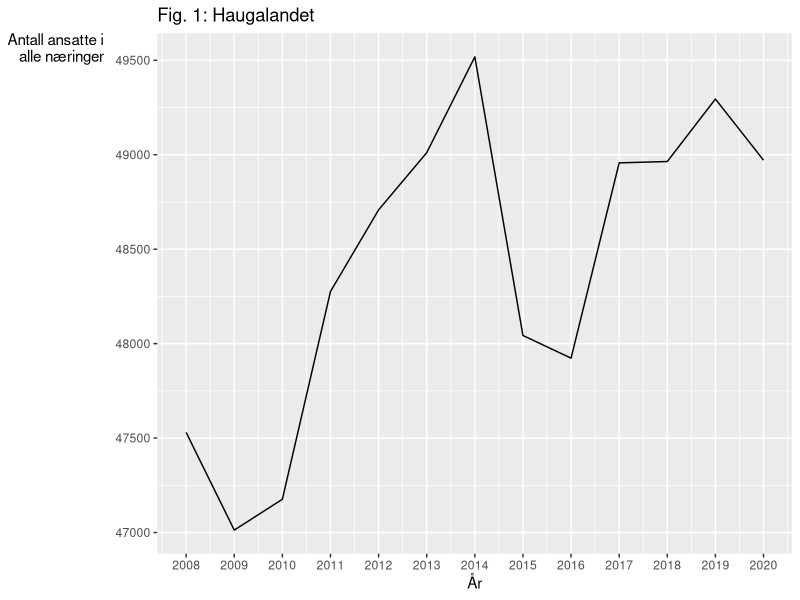
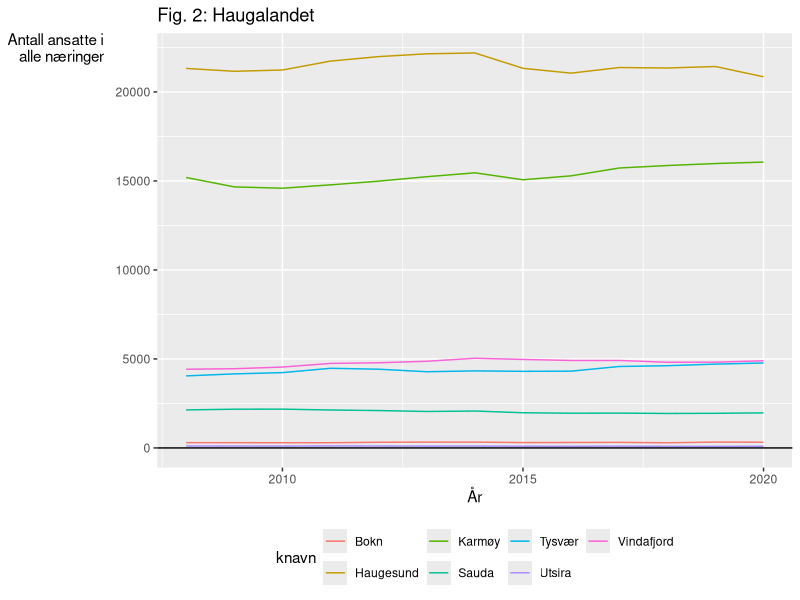
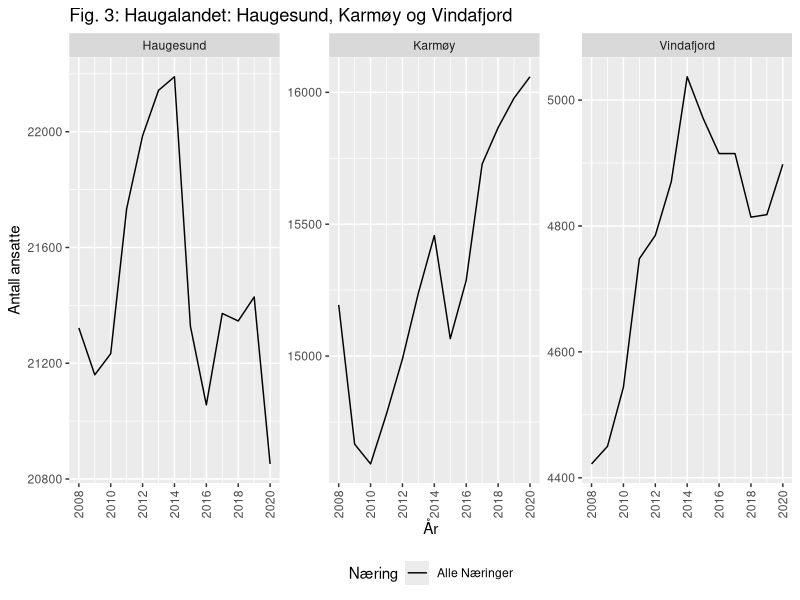
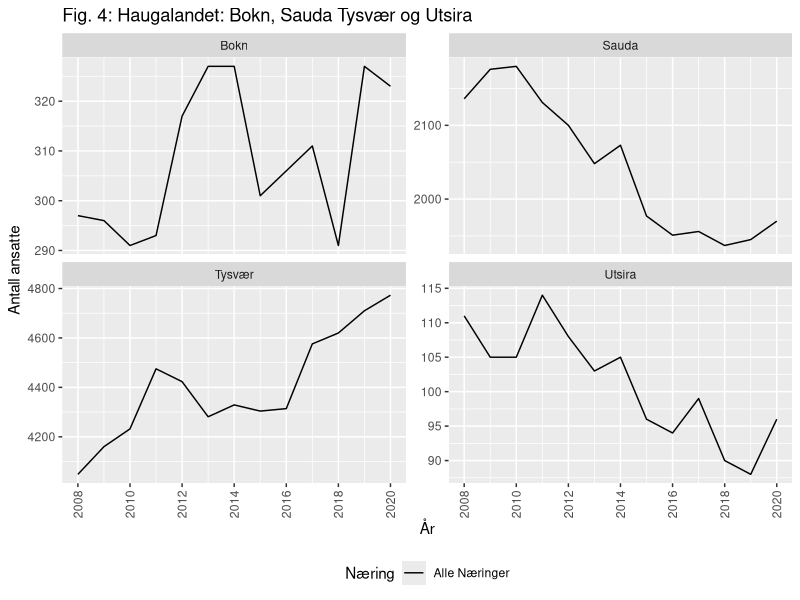
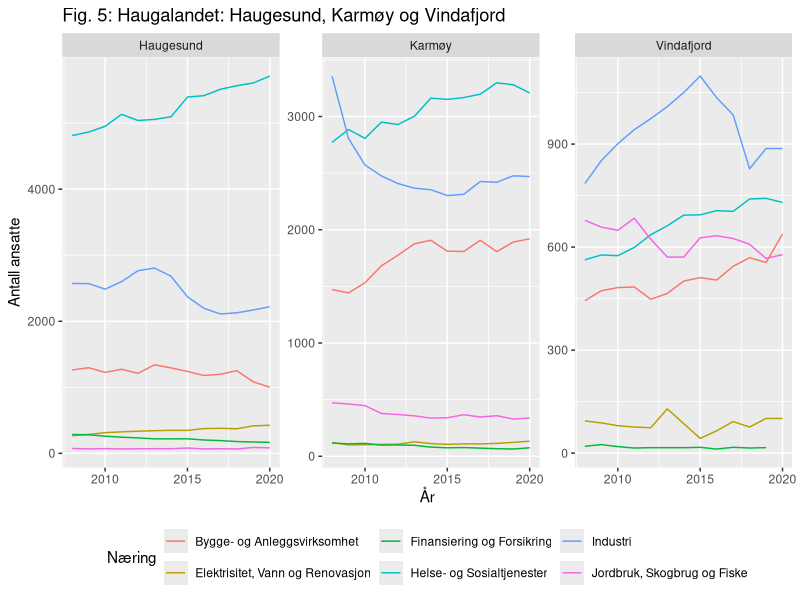
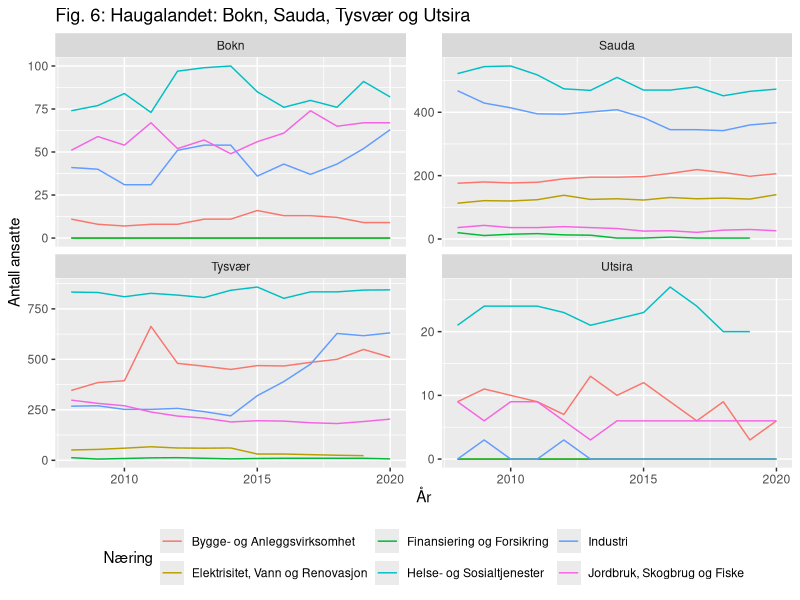
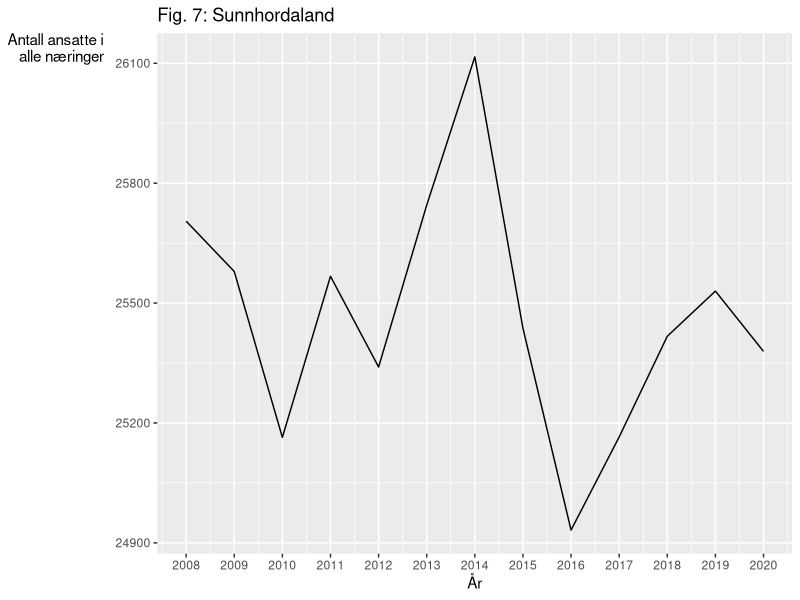
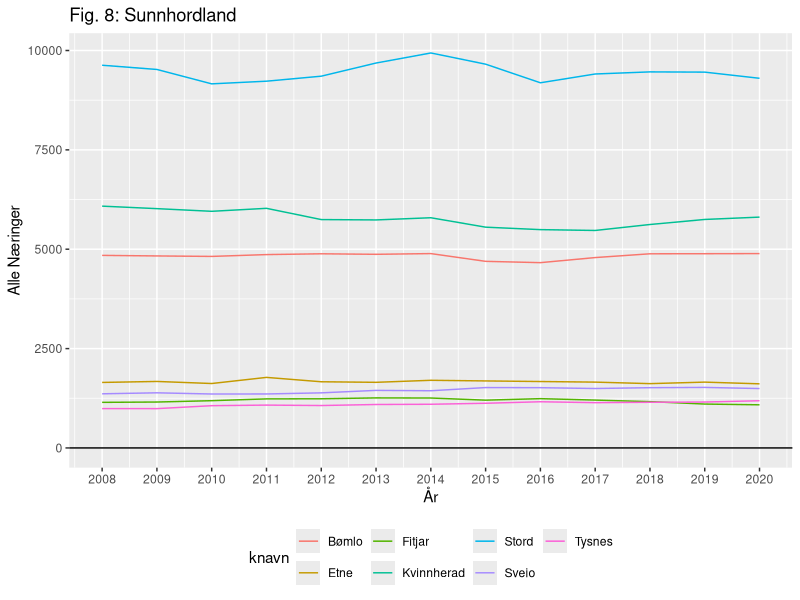

These charts were generated, in order, by the following R code:
## ---- chunk 1
suppressPackageStartupMessages({
  library(readr)
  library(ggplot2)
  library(knitr)
  library(viridis)
  library(tidyverse)
  })
knitr::opts_chunk$set(echo=FALSE, include = TRUE)
## ---- chunk 2
syssel_arb <- read_csv("Data/syssel_arb.csv", show_col_types = FALSE)
hld_arb <- read_csv("Data/hld_arb.csv", show_col_types = FALSE)
sun_arb <- read_csv("Data/sun_arb.csv", show_col_types = FALSE)
har_arb <- read_csv("Data/har_arb.csv", show_col_types = FALSE)
syssel_bos <- read_csv("Data/syssel_bos.csv", show_col_types = FALSE)
hld_bos <- read_csv("Data/hld_bos.csv", show_col_types = FALSE)
sun_bos <- read_csv("Data/sun_bos.csv", show_col_types = FALSE)
har_bos <- read_csv("Data/har_bos.csv", show_col_types = FALSE)
Pendling <- read_csv("Data/Pendling.csv", show_col_types = FALSE)
hgl_Pendling <- read_csv("Data/hgl_Pendling.csv", show_col_types = FALSE)
sun_Pendling <- read_csv("Data/sun_Pendling.csv", show_col_types = FALSE)
## ---- chunk 3
hld_arb %>% 
  ggplot(mapping = aes(x = År, y = `Alle Næringer`)) +
  geom_line() +
  labs(title = "Fig. 1: Haugalandet")+
  ylab("Antall ansatte i  \n alle næringer") +
  theme(axis.title.y = element_text(angle=0))+
  scale_x_continuous(breaks = seq(2008, 2020, by = 1))
## ---- chunk 4
syssel_arb %>% 
  filter(knr %in% c(1106, 1135, 1145, 1146, 1149, 1151, 1160)) %>% 
  ggplot(mapping = aes(x = as.Date(paste0(aar, "-01-01")), y = `Alle Næringer`, (angle=0))) +
  scale_fill_distiller(palette = "Dark2") +
  geom_line(aes(group = knavn, colour = knavn)) +
  scale_size_manual(values = c(seq(2.0, 2, by = -0.1))) +
  geom_hline(yintercept = 0) +
  labs(title = "Fig. 2: Haugalandet", x = "År", y = "Antall ansatte i  \n alle næringer") +
  theme(axis.title.y = element_text(angle=0))+
  theme(legend.position = 'bottom')
## ---- chunk 5
hld_arb_long <- syssel_arb %>%
  pivot_longer(
    cols = `Alle Næringer`:Uoppgitt,
    names_to = "Næring",
    values_to = "Ansatte")
## ---- chunk 6
hld_arb_long %>% 
  filter(knavn %in% c("Haugesund", "Karmøy", "Vindafjord")) %>% 
  filter(Næring %in% "Alle Næringer") %>% 
  ggplot(mapping = aes(x = aar, y = Ansatte)) +
  scale_color_viridis(discrete = TRUE, option = "A") +
  labs(title = "Fig. 3: Haugalandet: Haugesund, Karmøy og Vindafjord", x = "År", y = "Antall ansatte") +
  geom_line(mapping = aes(group = Næring, colour = Næring)) +
  facet_wrap(facets = ~ knavn, scales = "free_y", ncol = 3) +
  theme(legend.position = 'bottom') + 
  scale_x_continuous(breaks = seq(2008, 2020, by = 2)) + 
  theme(axis.text.x = element_text(angle = 90, vjust = 0.5, hjust=1))
## ---- chunk 7
hld_arb_long %>% 
  filter(knavn %in% c("Bokn", "Sauda", "Tysvær", "Utsira")) %>% 
  filter(Næring %in% "Alle Næringer") %>% 
  ggplot(mapping = aes(x = aar, y = Ansatte)) +
  scale_color_viridis(discrete = TRUE, option = "A") +
  labs(title = "Fig. 4: Haugalandet: Bokn, Sauda Tysvær og Utsira", x = "År", y = "Antall ansatte") +
  geom_line(mapping = aes(group = Næring, colour = Næring)) +
  facet_wrap(facets = ~ knavn, scales = "free_y", ncol = 2) +
  theme(legend.position = 'bottom') + 
  scale_x_continuous(breaks = seq(2008, 2020, by = 2)) + 
  theme(axis.text.x = element_text(angle = 90, vjust = 0.5, hjust=1))
## ---- chunk 8
hld_arb_long %>% 
  filter(knavn %in% c("Haugesund", "Karmøy", "Vindafjord")) %>% 
  filter(Næring %in% c("Industri", "Helse- og Sosialtjenester", "Finansiering og Forsikring", "Elektrisitet, Vann og Renovasjon", "Bygge- og Anleggsvirksomhet", "Jordbruk, Skogbrug og Fiske")) %>% 
  ggplot(mapping = aes(x = as.Date(paste0(aar, "-01-01")), y = Ansatte)) +
  scale_fill_distiller(palette = "Dark2") +
  labs(title = "Fig. 5: Haugalandet: Haugesund, Karmøy og Vindafjord", x = "År", y = "Antall ansatte") +
  geom_line(mapping = aes(group = Næring, colour = Næring)) +
  facet_wrap(facets = ~ knavn, scales = "free_y", ncol = 3) +
  theme(legend.position = 'bottom')
## ---- chunk 9
hld_arb_long %>% 
  filter(knavn %in% c("Bokn", "Sauda", "Tysvær", "Utsira")) %>% 
  filter(Næring %in% c("Industri", "Helse- og Sosialtjenester", "Finansiering og Forsikring", "Elektrisitet, Vann og Renovasjon", "Bygge- og Anleggsvirksomhet", "Jordbruk, Skogbrug og Fiske")) %>% 
  ggplot(mapping = aes(x = as.Date(paste0(aar, "-01-01")), y = Ansatte)) +
  scale_fill_distiller(palette = "Dark2") +
  labs(title = "Fig. 6: Haugalandet: Bokn, Sauda, Tysvær og Utsira", x = "År", y = "Antall ansatte") +
  geom_line(mapping = aes(group = Næring, colour = Næring)) +
  facet_wrap(facets = ~ knavn, scales = "free_y", ncol = 2) +
  theme(legend.position = 'bottom')
## ---- chunk 10
sun_arb %>% 
  ggplot(mapping = aes(x = År, y = `Alle Næringer`)) +
  geom_line() +
  labs(title = "Fig. 7: Sunnhordaland", x = "År", y = "Antall ansatte i  \n alle næringer") +
  theme(axis.title.y = element_text(angle=0))+ 
  scale_x_continuous(breaks = seq(2008, 2020, by = 1))
## ---- chunk 11
syssel_arb %>% 
  filter(knr %in% c(4611, 4612, 4613, 4614, 4615, 4616, 4617)) %>% 
  ggplot(mapping = aes(x = aar, y = `Alle Næringer`)) +
  scale_fill_distiller(palette = "Dark2") +
  geom_line(aes(group = knavn, colour = knavn)) +
  scale_size_manual(values = c(seq(2.0, 2, by = -0.1))) +
  geom_hline(yintercept = 0) +
  scale_x_continuous(breaks = seq(2008, 2020, by = 1)) +
   labs(title = "Fig. 8: Sunnhordland", x = "År") +
  theme(legend.position = 'bottom')
## ---- chunk 12
sun_arb_long <- syssel_arb %>%
  pivot_longer(
    cols = `Alle Næringer`:Uoppgitt,
    names_to = "Næring",
    values_to = "Ansatte")
## ---- chunk 13
sun_arb_long %>% 
  filter(knavn %in% c("Bømlo", "Kvinnherad", "Stord")) %>% 
  filter(Næring %in% "Alle Næringer") %>% 
  ggplot(mapping = aes(x = aar, y = Ansatte)) +
  scale_color_viridis(discrete = TRUE, option = "A") +
  labs(title = "Fig. 9: Sunnhordland: Bømlo, Kvinnherad og Stord", x = "År", y = "Antall ansatte") +
  geom_line(mapping = aes(group = Næring, colour = Næring)) +
  facet_wrap(facets = ~ knavn, scales = "free_y", ncol = 3) +
  theme(legend.position = 'bottom') + 
  scale_x_continuous(breaks = seq(2008, 2020, by = 2)) + 
  theme(axis.text.x = element_text(angle = 90, vjust = 0.5, hjust=1))
## ---- chunk 14
sun_arb_long %>% 
  filter(knavn %in% c("Etne", "Fitjar", "Sveio", "Tysnes")) %>% 
  filter(Næring %in% "Alle Næringer") %>% 
  ggplot(mapping = aes(x = aar, y = Ansatte)) +
  scale_color_viridis(discrete = TRUE, option = "A") +
  labs(title = "Fig. 10: Sunnhordland: Etne, Fithar, Sveio og Tysnes", x = "År", y = "Antall ansatte") +
  geom_line(mapping = aes(group = Næring, colour = Næring)) +
  facet_wrap(facets = ~ knavn, scales = "free_y", ncol = 2) +
  theme(legend.position = 'bottom') + 
  scale_x_continuous(breaks = seq(2008, 2020, by = 2)) + 
  theme(axis.text.x = element_text(angle = 90, vjust = 0.5, hjust=1))
## ---- chunk 15
sun_arb_long %>% 
  filter(knavn %in% c("Bømlo", "Stord", "Kvinnherad")) %>% 
  filter(Næring %in% c("Industri", "Helse- og Sosialtjenester", "Finansiering og Forsikring", "Elektrisitet, Vann og Renovasjon", "Bygge- og Anleggsvirksomhet", "Jordbruk, Skogbrug og Fiske")) %>% 
  ggplot(mapping = aes(x = aar, y = Ansatte)) +
  scale_fill_distiller(palette = "Dark2") +
  labs(title = "Fig. 11: Sunnhordland: Bømlo, Kvinnherad og Stord", x = "År", y = "Antall ansatte") +
  geom_line(mapping = aes(group = Næring, colour = Næring)) +
  facet_wrap(facets = ~ knavn, scales = "free_y", ncol = 3) +
  theme(legend.position = 'bottom') + 
  scale_x_continuous(breaks = seq(2008, 2020, by = 2)) + 
  theme(axis.text.x = element_text(angle = 90, vjust = 0.5, hjust=1))
## ---- chunk 16
sun_arb_long %>% 
  filter(knavn %in% c("Etne", "Sveio", "Fitjar", "Tysnes")) %>% 
  filter(Næring %in% c("Industri", "Helse- og Sosialtjenester", "Finansiering og Forsikring", "Elektrisitet, Vann og Renovasjon", "Bygge- og Anleggsvirksomhet", "Jordbruk, Skogbrug og Fiske")) %>% 
  ggplot(mapping = aes(x = as.Date(paste0(aar, "-01-01")), y = Ansatte)) +
  scale_fill_distiller(palette = "Dark2") +
  labs(title = "Fig. 12: Sunnhordland: Etne, Fitjar, Sveio og Tysnes", x = "År", y = "Antall ansatte") +
  geom_line(mapping = aes(group = Næring, colour = Næring)) +
  facet_wrap(facets = ~ knavn, scales = "free_y", ncol = 2) +
  theme(legend.position = 'bottom')
## ---- chunk 17
har_arb %>% 
  ggplot(mapping = aes(x = År, y = `Alle Næringer`)) +
  geom_line() +
  labs(title = "Fig. 13: Hardanger", y= "Alle Næringer") + 
  scale_x_continuous(breaks = seq(2008, 2020, by = 2))
## ---- chunk 18
syssel_arb %>% 
  filter(knr %in% c(4618, 1228)) %>% 
  ggplot(mapping = aes(x = aar, y = `Alle Næringer`)) +
  scale_fill_distiller(palette = "Dark2") +
  geom_line(aes(group = knavn, colour = knavn)) +
  scale_color_manual(values=c('#111111','#054987')) +
  scale_size_manual(values = c(seq(2.0, 2, by = -0.1))) +
  geom_hline(yintercept = 0) +
  scale_x_continuous(breaks = seq(2008, 2020, by = 1)) +
   labs(title = "Fig. 14: Hardanger", x = "År") +
  theme(legend.position = 'bottom')
## ---- chunk 19
har_arb_long <- syssel_arb %>%
  pivot_longer(
    cols = `Alle Næringer`:Uoppgitt,
    names_to = "Næring",
    values_to = "Ansatte")
## ---- chunk 20
har_arb_long %>% 
  filter(knavn %in% c("Odda", "Ullensvang")) %>% 
  filter(Næring %in% "Alle Næringer") %>% 
  ggplot(mapping = aes(x = as.Date(paste0(aar, "-01-01")), y = Ansatte)) +
  scale_color_viridis(discrete = TRUE, option = "A") +
  labs(title = "Fig. 15: Hardanger: Odda og Ullensvang", x = "År", y = "Antall ansatte") +
  geom_line(mapping = aes(group = Næring, colour = Næring)) +
  facet_wrap(facets = ~ knavn, scales = "free_y", ncol = 2) +
  theme(legend.position = 'bottom')
## ---- chunk 21
har_arb_long %>% 
  filter(knavn %in% c("Odda", "Ullensvang")) %>% 
  filter(Næring %in% c("Industri", "Helse- og Sosialtjenester", "Finansiering og Forsikring", "Elektrisitet, Vann og Renovasjon", "Bygge- og Anleggsvirksomhet", "Jordbruk, Skogbrug og Fiske")) %>% 
  ggplot(mapping = aes(x = as.Date(paste0(aar, "-01-01")), y = Ansatte)) +
  scale_fill_distiller(palette = "Dark2") +
  labs(title = "Fig. 16: Hardanger: Odda, Ullensvang", x = "År", y = "Antall ansatte") +
  geom_line(mapping = aes(group = Næring, colour = Næring)) +
  facet_wrap(facets = ~ knavn, scales = "free_y", ncol = 3) +
  theme(legend.position = 'bottom')
## ---- chunk 22
#ordner etter kommunenavn og år
tmp <- syssel_bos
## ---- chunk 23
hau20 <- syssel_bos %>% 
  filter(aar == "2020", knavn == "Haugesund")
## ---- chunk 24
(hau20$Industri/hau20$`Alle Næringer`)
1905/18137
## ---- chunk 25
syssel_bos <- syssel_bos %>% 
  mutate(Eir_Er_industri = Industri/`Alle Næringer`,
         Eir_Er_Jordbruk = `Jordbruk, Skogbrug og Fiske`/`Alle Næringer`,
         Eir_Er_Undervisning = Undervisning/`Alle Næringer`,
         Eir_Er_Helse = `Helse- og Sosialtjenester`/`Alle Næringer`)
## ---- chunk 26
library(readxl)
nasjonalt_bosted <- read_excel("Data/nasjonalt_bosted.xlsx")
## ---- chunk 27
nasjonalt_bosted <- nasjonalt_bosted %>% 
  mutate(Ein_En_Industri = Industri/`Alle Næringer`,
         Ein_En_Jordbruk = `Jordbruk, Skogbruk og Fiske`/`Alle Næringer`,
         Ein_En_Undervisning = Undervisning/`Alle Næringer`,
         Ein_En_Helse = `Helse- og Sosialtjenester`/`Alle Næringer`)
## ---- chunk 28
# Forelår å være litt mer forsiktig her. syssel_bos$Eir_Er_industri har lengde 207
# 13*15 + 12 (den siste Odda). nasjonalt_bosted$Ein_En_Industri har lengde 13
# Koden her forutsetter at nasjonalt_bosted$Ein_En_Industri kan replikeres 16
# ganger. Risky i utgangspunktet og her går det galt pga. Odda med 12 obs.
# Medfører at resultatet blir galt etter Odda. Foreslår å ta det mer stegvis slik at
# en gar mer kontroll

LQindustri <- syssel_bos %>% 
  select(aar, knavn, Eir_Er_industri) %>% 
  mutate(aar = as.character(aar)) %>% 
  left_join(select(.data = nasjonalt_bosted, aar, Ein_En_Industri), by = c("aar")) %>% 
  mutate(
  andel = Eir_Er_industri/Ein_En_Industri
  )

# Disse må fikses på tilsvarende vis. Har feil verdier slik de er nå 
LQjordbruk <- as_tibble(syssel_bos$Eir_Er_Jordbruk/nasjonalt_bosted$Ein_En_Jordbruk)
LQundervisning <- as_tibble(syssel_bos$Eir_Er_Undervisning/nasjonalt_bosted$Ein_En_Undervisning)
LQhelse <- as_tibble(syssel_bos$Eir_Er_Helse/nasjonalt_bosted$Ein_En_Helse)
## ---- chunk 29
syssel_bos <- syssel_bos %>% 
  mutate(LQindustri = LQindustri$andel,
         LQjordbruk = LQjordbruk,
         LQundervisning = LQundervisning,
         LQhelse = LQhelse)
## ---- chunk 30
LQbos <- syssel_bos %>% 
  select(aar, knavn, LQindustri, LQjordbruk, LQundervisning, LQhelse)
## ---- chunk 31
hld_bos_LQ <- hld_bos %>% 
  mutate(Eir_Er_industri = Industri/`Alle Næringer`,
         Eir_Er_Jordbruk = `Jordbruk, Skogbruk og Fiske`/`Alle Næringer`,
         Eir_Er_Undervisning = Undervisning/`Alle Næringer`,
         Eir_Er_Helse = `Helse- og Sosialtjenester`/`Alle Næringer`)
## ---- chunk 32
LQindustri_hld <- as_tibble(hld_bos_LQ$Eir_Er_industri/nasjonalt_bosted$Ein_En_Industri)
LQjordbruk_hld <- as_tibble(hld_bos_LQ$Eir_Er_Jordbruk/nasjonalt_bosted$Ein_En_Jordbruk)
LQundervisning_hld <- as_tibble(hld_bos_LQ$Eir_Er_Undervisning/nasjonalt_bosted$Ein_En_Undervisning)
LQhelse_hld <- as_tibble(hld_bos_LQ$Eir_Er_Helse/nasjonalt_bosted$Ein_En_Helse)
## ---- chunk 33
hld_bos_LQ <- hld_bos_LQ %>% 
  mutate(LQindustri = LQindustri_hld$value,
         LQjordbruk = LQjordbruk_hld$value,
         LQundervisning = LQundervisning_hld$value,
         LQhelse = LQhelse_hld$value) %>% 
  select(År, LQindustri, LQjordbruk, LQundervisning, LQhelse)
## ---- chunk 34
sun_bos_LQ <- sun_bos %>% 
  mutate(Eir_Er_industri = Industri/`Alle Næringer`,
         Eir_Er_Jordbruk = `Jordbruk, Skogbruk og Fiske`/`Alle Næringer`,
         Eir_Er_Undervisning = Undervisning/`Alle Næringer`,
         Eir_Er_Helse = `Helse- og Sosialtjenester`/`Alle Næringer`)
## ---- chunk 35
LQindustri_sun <- as_tibble(sun_bos_LQ$Eir_Er_industri/nasjonalt_bosted$Ein_En_Industri)
LQjordbruk_sun <- as_tibble(sun_bos_LQ$Eir_Er_Jordbruk/nasjonalt_bosted$Ein_En_Jordbruk)
LQundervisning_sun <- as_tibble(sun_bos_LQ$Eir_Er_Undervisning/nasjonalt_bosted$Ein_En_Undervisning)
LQhelse_sun <- as_tibble(sun_bos_LQ$Eir_Er_Helse/nasjonalt_bosted$Ein_En_Helse)
## ---- chunk 36
sun_bos_LQ <- sun_bos_LQ %>% 
  mutate(LQindustri = LQindustri_sun$value,
         LQjordbruk = LQjordbruk_sun$value,
         LQundervisning = LQundervisning_sun$value,
         LQhelse = LQhelse_sun$value) %>% 
  select(År, LQindustri, LQjordbruk, LQundervisning, LQhelse)
## ---- chunk 37
har_bos_LQ <- har_bos %>% 
  mutate(Eir_Er_industri = Industri/`Alle Næringer`,
         Eir_Er_Jordbruk = `Jordbruk, Skogbruk og Fiske`/`Alle Næringer`,
         Eir_Er_Undervisning = Undervisning/`Alle Næringer`,
         Eir_Er_Helse = `Helse- og Sosialtjenester`/`Alle Næringer`)
## ---- chunk 38
LQindustri_har <- as_tibble(har_bos_LQ$Eir_Er_industri/nasjonalt_bosted$Ein_En_Industri)
LQjordbruk_har <- as_tibble(har_bos_LQ$Eir_Er_Jordbruk/nasjonalt_bosted$Ein_En_Jordbruk)
LQundervisning_har <- as_tibble(har_bos_LQ$Eir_Er_Undervisning/nasjonalt_bosted$Ein_En_Undervisning)
LQhelse_har <- as_tibble(har_bos_LQ$Eir_Er_Helse/nasjonalt_bosted$Ein_En_Helse)
## ---- chunk 39
har_bos_LQ <- har_bos_LQ %>% 
  mutate(LQindustri = LQindustri_har$value,
         LQjordbruk = LQjordbruk_har$value,
         LQundervisning = LQundervisning_har$value,
         LQhelse = LQhelse_hld$value) %>% 
  select(År, LQindustri, LQjordbruk, LQundervisning, LQhelse)
## ---- chunk 40
hld_bos %>% 
  ggplot(mapping = aes(x = År, y = `Alle Næringer`)) +
  geom_line() +
  labs(title = "Haugalandet")+
  ylab("Antall ansatte i  \n alle næringer") +
  theme(axis.title.y = element_text(angle=0))+
  scale_x_continuous(breaks = seq(2008, 2020, by = 1))
## ---- chunk 41
syssel_bos %>% 
  filter(knr %in% c(1106, 1135, 1145, 1146, 1149, 1151, 1160)) %>% 
  ggplot(mapping = aes(x = as.Date(paste0(aar, "-01-01")), y = `Alle Næringer`, (angle=0))) +
  scale_fill_distiller(palette = "Dark2") +
  geom_line(aes(group = knavn, colour = knavn)) +
  scale_size_manual(values = c(seq(2.0, 2, by = -0.1))) +
  geom_hline(yintercept = 0) +
  labs(title = "Haugalandet", x = "År", y = "Antall ansatte i  \n alle næringer") +
  theme(axis.title.y = element_text(angle=0))+
  theme(legend.position = 'bottom')
## ---- chunk 42
hld_bos_long <- syssel_bos %>%
  pivot_longer(
    cols = `Alle Næringer`:Uoppgitt,
    names_to = "Næring",
    values_to = "Ansatte")
## ---- chunk 43
hld_bos_long %>% 
  filter(knavn %in% c("Haugesund", "Karmøy", "Vindafjord")) %>% 
  filter(Næring %in% "Alle Næringer") %>% 
  ggplot(mapping = aes(x = as.Date(paste0(aar, "-01-01")), y = Ansatte)) +
  scale_color_viridis(discrete = TRUE, option = "A") +
  labs(title = "Fig. x: Haugalandet: Haugesund, Karmøy og Vindafjord", x = "År", y = "Antall ansatte") +
  geom_line(mapping = aes(group = Næring, colour = Næring)) +
  facet_wrap(facets = ~ knavn, scales = "free_y", ncol = 3) +
  theme(legend.position = 'bottom')
## ---- chunk 44
hld_bos_long %>% 
  filter(knavn %in% c("Bokn", "Sauda", "Tysvær", "Utsira")) %>% 
  filter(Næring %in% "Alle Næringer") %>% 
  ggplot(mapping = aes(x = as.Date(paste0(aar, "-01-01")), y = Ansatte)) +
  scale_color_viridis(discrete = TRUE, option = "A") +
  labs(title = "Fig. x: Haugalandet: Bokn, Sauda Tysvær og Utsira", x = "År", y = "Antall ansatte") +
  geom_line(mapping = aes(group = Næring, colour = Næring)) +
  facet_wrap(facets = ~ knavn, scales = "free_y", ncol = 2) +
  theme(legend.position = 'bottom')
## ---- chunk 45
hld_bos_long %>% 
  filter(knavn %in% c("Haugesund", "Karmøy", "Vindafjord")) %>% 
  filter(Næring %in% c("Industri", "Helse- og Sosialtjenester", "Finansiering og Forsikring", "Elektrisitet, Vann og Renovasjon", "Bygge- og Anleggsvirksomhet", "Jordbruk, Skogbrug og Fiske")) %>% 
  ggplot(mapping = aes(x = as.Date(paste0(aar, "-01-01")), y = Ansatte)) +
  scale_fill_distiller(palette = "Dark2") +
  labs(title = "Haugalandet: Haugesund, Karmøy og Vindafjord", x = "År", y = "Antall ansatte") +
  geom_line(mapping = aes(group = Næring, colour = Næring)) +
  facet_wrap(facets = ~ knavn, scales = "free_y", ncol = 3) +
  theme(legend.position = 'bottom')
## ---- chunk 46
hld_bos_long %>% 
  filter(knavn %in% c("Bokn", "Sauda", "Tysvær", "Utsira")) %>% 
  filter(Næring %in% c("Industri", "Helse- og Sosialtjenester", "Finansiering og Forsikring", "Elektrisitet, Vann og Renovasjon", "Bygge- og Anleggsvirksomhet", "Jordbruk, Skogbrug og Fiske")) %>% 
  ggplot(mapping = aes(x = as.Date(paste0(aar, "-01-01")), y = Ansatte)) +
  scale_fill_distiller(palette = "Dark2") +
  labs(title = "Haugalandet: Bokn, Sauda, Tysvær og Utsira", x = "År", y = "Antall ansatte") +
  geom_line(mapping = aes(group = Næring, colour = Næring)) +
  facet_wrap(facets = ~ knavn, scales = "free_y", ncol = 2) +
  theme(legend.position = 'bottom')
## ---- chunk 47
sun_bos %>% 
  ggplot(mapping = aes(x = År, y = `Alle Næringer`)) +
  geom_line() +
  labs(title = "Sunnhordaland", x = "År", y = "Antall ansatte i  \n alle næringer") +
  theme(axis.title.y = element_text(angle=0))+ 
  scale_x_continuous(breaks = seq(2008, 2020, by = 1))
## ---- chunk 48
syssel_bos %>% 
  filter(knr %in% c(4611, 4612, 4613, 4614, 4615, 4616, 4617)) %>% 
  ggplot(mapping = aes(x = aar, y = `Alle Næringer`)) +
  scale_fill_distiller(palette = "Dark2") +
  geom_line(aes(group = knavn, colour = knavn)) +
  scale_size_manual(values = c(seq(2.0, 2, by = -0.1))) +
  geom_hline(yintercept = 0) +
  scale_x_continuous(breaks = seq(2008, 2020, by = 1)) +
   labs(title = "Sunnhordland", x = "År") +
  theme(legend.position = 'bottom')
## ---- chunk 49
sun_bos_long <- syssel_bos %>%
  pivot_longer(
    cols = `Alle Næringer`:Uoppgitt,
    names_to = "Næring",
    values_to = "Ansatte")
## ---- chunk 50
sun_bos_long %>% 
  filter(knavn %in% c("Bømlo", "Kvinnherad", "Stord")) %>% 
  filter(Næring %in% "Alle Næringer") %>% 
  ggplot(mapping = aes(x = as.Date(paste0(aar, "-01-01")), y = Ansatte)) +
  scale_color_viridis(discrete = TRUE, option = "A") +
  labs(title = "Fig. x: Sunnhordland: Bømlo, Kvinnherad og Stord", x = "År", y = "Antall ansatte") +
  geom_line(mapping = aes(group = Næring, colour = Næring)) +
  facet_wrap(facets = ~ knavn, scales = "free_y", ncol = 3) +
  theme(legend.position = 'bottom')
## ---- chunk 51
sun_bos_long %>% 
  filter(knavn %in% c("Etne", "Fitjar", "Sveio", "Tysnes")) %>% 
  filter(Næring %in% "Alle Næringer") %>% 
  ggplot(mapping = aes(x = as.Date(paste0(aar, "-01-01")), y = Ansatte)) +
  scale_color_viridis(discrete = TRUE, option = "A") +
  labs(title = "Fig. x: Sunnhordland: Etne, Fithar, Sveio og Tysnes", x = "År", y = "Antall ansatte") +
  geom_line(mapping = aes(group = Næring, colour = Næring)) +
  facet_wrap(facets = ~ knavn, scales = "free_y", ncol = 2) +
  theme(legend.position = 'bottom')
## ---- chunk 52
sun_bos_long %>% 
  filter(knavn %in% c("Bømlo", "Stord", "Kvinnherad")) %>% 
  filter(Næring %in% c("Industri", "Helse- og Sosialtjenester", "Finansiering og Forsikring", "Elektrisitet, Vann og Renovasjon", "Bygge- og Anleggsvirksomhet", "Jordbruk, Skogbrug og Fiske")) %>% 
  ggplot(mapping = aes(x = as.Date(paste0(aar, "-01-01")), y = Ansatte)) +
  scale_fill_distiller(palette = "Dark2") +
  labs(title = "Sunnhordland: Bømlo, Kvinnherad og Stord", x = "År", y = "Antall ansatte") +
  geom_line(mapping = aes(group = Næring, colour = Næring)) +
  facet_wrap(facets = ~ knavn, scales = "free_y", ncol = 3) +
  theme(legend.position = 'bottom')
## ---- chunk 53
sun_bos_long %>% 
  filter(knavn %in% c("Etne", "Sveio", "Fitjar", "Tysnes")) %>% 
  filter(Næring %in% c("Industri", "Helse- og Sosialtjenester", "Finansiering og Forsikring", "Elektrisitet, Vann og Renovasjon", "Bygge- og Anleggsvirksomhet", "Jordbruk, Skogbrug og Fiske")) %>% 
  ggplot(mapping = aes(x = as.Date(paste0(aar, "-01-01")), y = Ansatte)) +
  scale_fill_distiller(palette = "Dark2") +
  labs(title = "Sunnhordland: Etne, Fitjar, Sveio og Tysnes", x = "År", y = "Antall ansatte") +
  geom_line(mapping = aes(group = Næring, colour = Næring)) +
  facet_wrap(facets = ~ knavn, scales = "free_y", ncol = 2) +
  theme(legend.position = 'bottom')
## ---- chunk 54
har_bos %>% 
  ggplot(mapping = aes(x = År, y = `Alle Næringer`)) +
  geom_line() +
  labs(title = "Hardanger", y= "Alle Næringer") + 
  scale_x_continuous(breaks = seq(2008, 2020, by = 1))
## ---- chunk 55
syssel_bos %>% 
  filter(knr %in% c(4618, 1228)) %>% 
  ggplot(mapping = aes(x = aar, y = `Alle Næringer`)) +
  scale_fill_distiller(palette = "Dark2") +
  geom_line(aes(group = knavn, colour = knavn)) +
  scale_color_manual(values=c('#111111','#054987')) +
  scale_size_manual(values = c(seq(2.0, 2, by = -0.1))) +
  geom_hline(yintercept = 0) +
  scale_x_continuous(breaks = seq(2008, 2020, by = 1)) +
   labs(title = "Hardanger", x = "År") +
  theme(legend.position = 'bottom')
## ---- chunk 56
har_bos_long <- syssel_bos %>%
  pivot_longer(
    cols = `Alle Næringer`:Uoppgitt,
    names_to = "Næring",
    values_to = "Ansatte")
## ---- chunk 57
har_bos_long %>% 
  filter(knavn %in% c("Odda", "Ullensvang")) %>% 
  filter(Næring %in% "Alle Næringer") %>% 
  ggplot(mapping = aes(x = as.Date(paste0(aar, "-01-01")), y = Ansatte)) +
  scale_color_viridis(discrete = TRUE, option = "A") +
  labs(title = "Fig. x: Hardanger: Odda og Ullensvang", x = "År", y = "Antall ansatte") +
  geom_line(mapping = aes(group = Næring, colour = Næring)) +
  facet_wrap(facets = ~ knavn, scales = "free_y", ncol = 2) +
  theme(legend.position = 'bottom')
## ---- chunk 58
har_bos_long %>% 
  filter(knavn %in% c("Odda", "Ullensvang")) %>% 
  filter(Næring %in% c("Industri", "Helse- og Sosialtjenester", "Finansiering og Forsikring", "Elektrisitet, Vann og Renovasjon", "Bygge- og Anleggsvirksomhet", "Jordbruk, Skogbrug og Fiske")) %>% 
  ggplot(mapping = aes(x = as.Date(paste0(aar, "-01-01")), y = Ansatte)) +
  scale_fill_distiller(palette = "Dark2") +
  labs(title = "Hardanger: Odda, Ullensvang", x = "År", y = "Antall ansatte") +
  geom_line(mapping = aes(group = Næring, colour = Næring)) +
  facet_wrap(facets = ~ knavn, scales = "free_y", ncol = 2) +
  theme(legend.position = 'bottom')
## ---- chunk 59
library(readxl)
nasjonalt_arbeidssted <- read_excel("Data/nasjonalt_arbeidssted.xlsx")
## ---- chunk 60
hld_arb_LQ <- hld_arb %>% 
  # Slik finner vi samlet sysselsetting i Industri i Haugelandet for år 2008-2020
  mutate(Eir_Er_Jordbruk = `Jordbruk, Skogbruk og Fiske`/`Alle Næringer`,
         Eir_Er_Industri = Industri/`Alle Næringer`,
         Eir_Er_El_Vann_Reno = `Elektrisitet, Vann og Renovasjon`/`Alle Næringer`,
         Eir_Er_Bygg_og_Anlegg = `Bygge- og Annleggsvirksomhet`/`Alle Næringer`,
         Eir_Er_Finans = `Finansiering og Forsikring`/`Alle Næringer`,
         Eir_Er_Undervisning = Undervisning/`Alle Næringer`,
         Eir_Er_Helse = `Helse- og Sosialtjenester`/`Alle Næringer`) %>% 
  select(År, `Alle Næringer`, Eir_Er_Jordbruk, Eir_Er_Industri, Eir_Er_El_Vann_Reno, Eir_Er_Bygg_og_Anlegg, Eir_Er_Finans, Eir_Er_Undervisning, Eir_Er_Helse)
## ---- chunk 61
sun_arb_LQ <- sun_arb %>% 
  # Slik finner vi samlet sysselsetting i Industri i Sunnhordland for år 2008-2020
  mutate(Eir_Er_Jordbruk = `Jordbruk, Skogbruk og Fiske`/`Alle Næringer`,
         Eir_Er_Industri = Industri/`Alle Næringer`,
         Eir_Er_El_Vann_Reno = `Elektrisitet, Vann og Renovasjon`/`Alle Næringer`,
         Eir_Er_Bygg_og_Anlegg = `Bygge- og Annleggsvirksomhet`/`Alle Næringer`,
         Eir_Er_Finans = `Finansiering og Forsikring`/`Alle Næringer`,
         Eir_Er_Undervisning = Undervisning/`Alle Næringer`,
         Eir_Er_Helse = `Helse- og Sosialtjenester`/`Alle Næringer`)
## ---- chunk 62
har_arb_LQ <- har_arb %>% 
  # Slik finner vi samlet sysselsetting i Industri i Hardanger for år 2008-2020
  mutate(Eir_Er_Jordbruk = `Jordbruk, Skogbruk og Fiske`/`Alle Næringer`,
         Eir_Er_Industri = Industri/`Alle Næringer`,
         Eir_Er_El_Vann_Reno = `Elektrisitet, Vann og Renovasjon`/`Alle Næringer`,
         Eir_Er_Bygg_og_Anlegg = `Bygge- og Annleggsvirksomhet`/`Alle Næringer`,
         Eir_Er_Finans = `Finansiering og Forsikring`/`Alle Næringer`,
         Eir_Er_Undervisning = Undervisning/`Alle Næringer`,
         Eir_Er_Helse = `Helse- og Sosialtjenester`/`Alle Næringer`)
## ---- chunk 63
syssel_arb <- syssel_arb %>% 
  mutate(Eir_Er_Jordbruk = `Jordbruk, Skogbrug og Fiske`/`Alle Næringer`,
         Eir_Er_Industri = Industri/`Alle Næringer`,
         Eir_Er_El_Vann_Reno = `Elektrisitet, Vann og Renovasjon`/`Alle Næringer`,
         Eir_Er_Bygg_og_Anlegg = `Bygge- og Anleggsvirksomhet`/`Alle Næringer`,
         Eir_Er_Finans = `Finansiering og Forsikring`/`Alle Næringer`,
         Eir_Er_Undervisning = Undervisning/`Alle Næringer`,
         Eir_Er_Helse = `Helse- og Sosialtjenester`/`Alle Næringer`)
## ---- chunk 64
nasjonalt_arbeidssted <- nasjonalt_arbeidssted %>% 
  mutate(Ein_En_Jordbruk = `Jordbruk, Skogbruk og Fiske`/`Alle Næringer`,
         Ein_En_Industri = Industri/`Alle Næringer`,
         Ein_En_El_Vann_Reno = `Elektrisitet, Vann og Renovasjon`/`Alle Næringer`,
         Ein_En_Bygg_og_Anlegg = `Bygge- og Anleggsvirksomhet`/`Alle Næringer`,
         Ein_En_Finans = `Finansiering og Forsikring`/`Alle Næringer`,
         Ein_En_Undervisning = Undervisning/`Alle Næringer`,
         Ein_En_Helse = `Helse- og Sosialtjenester`/`Alle Næringer`)


LQ_arb_Jordbruk <- syssel_arb %>% 
  select(aar, knavn, Eir_Er_Jordbruk) %>% 
  mutate(aar = as.character(aar)) %>% 
  left_join(select(.data = nasjonalt_arbeidssted, aar, Ein_En_Jordbruk), by = c("aar")) %>% 
  mutate(andel = Eir_Er_Jordbruk/Ein_En_Jordbruk)


LQ_arb_Industri <- syssel_arb %>% 
  select(aar, knavn, Eir_Er_Industri) %>% 
  mutate(aar = as.character(aar)) %>% 
  left_join(select(.data = nasjonalt_arbeidssted, aar, Ein_En_Industri), by = c("aar")) %>% 
  mutate(andel = Eir_Er_Industri/Ein_En_Industri)


LQ_arb_El_Vann_Reno <- syssel_arb %>% 
  select(aar, knavn, Eir_Er_El_Vann_Reno) %>% 
  mutate(aar = as.character(aar)) %>% 
  left_join(select(.data = nasjonalt_arbeidssted, aar, Ein_En_El_Vann_Reno), by = c("aar")) %>% 
  mutate(andel = Eir_Er_El_Vann_Reno/Ein_En_El_Vann_Reno)


LQ_arb_Bygg_Anlegg <- syssel_arb %>% 
  select(aar, knavn, Eir_Er_Bygg_og_Anlegg) %>% 
  mutate(aar = as.character(aar)) %>% 
  left_join(select(.data = nasjonalt_arbeidssted, aar, Ein_En_Bygg_og_Anlegg), by = c("aar")) %>% 
  mutate(andel = Eir_Er_Bygg_og_Anlegg/Ein_En_Bygg_og_Anlegg)


LQ_arb_Finans <- syssel_arb %>% 
  select(aar, knavn, Eir_Er_Finans) %>% 
  mutate(aar = as.character(aar)) %>% 
  left_join(select(.data = nasjonalt_arbeidssted, aar, Ein_En_Finans), by = c("aar")) %>% 
  mutate(andel = Eir_Er_Finans/Ein_En_Finans)


LQ_arb_Undervisning <- syssel_arb %>% 
  select(aar, knavn, Eir_Er_Undervisning) %>% 
  mutate(aar = as.character(aar)) %>% 
  left_join(select(.data = nasjonalt_arbeidssted, aar, Ein_En_Undervisning), by = c("aar")) %>% 
  mutate(andel = Eir_Er_Undervisning/Ein_En_Undervisning)


LQ_arb_Helse <- syssel_arb %>% 
  select(aar, knavn, Eir_Er_Helse) %>% 
  mutate(aar = as.character(aar)) %>% 
  left_join(select(.data = nasjonalt_arbeidssted, aar, Ein_En_Helse), by = c("aar")) %>% 
  mutate(andel = Eir_Er_Helse/Ein_En_Helse)
## ---- chunk 65
syssel_arb <- syssel_arb %>% 
  mutate(LQ_arb_Jordbruk = LQ_arb_Jordbruk$andel,
         LQ_arb_Industri = LQ_arb_Industri$andel,
         LQ_arb_El_Vann_Reno = LQ_arb_El_Vann_Reno$andel,
         LQ_arb_Bygg_Anlegg = LQ_arb_Bygg_Anlegg$andel,
         LQ_arb_Finans = LQ_arb_Finans$andel,
         LQ_arb_Undervisning = LQ_arb_Undervisning$andel,
         LQ_arb_Helse = LQ_arb_Helse$andel)
## ---- chunk 66
LQ_arb <- syssel_arb %>% 
  select(aar, knavn, LQ_arb_Jordbruk, LQ_arb_Industri, LQ_arb_El_Vann_Reno, LQ_arb_Bygg_Anlegg, LQ_arb_Finans, LQ_arb_Undervisning, LQ_arb_Helse)
## ---- chunk 67
LQ_arb[is.na(LQ_arb)] = 0
## ---- chunk 68
hgl_Pendling
## ---- chunk 69
sun_Pendling
## ---- chunk 70
# Siste
